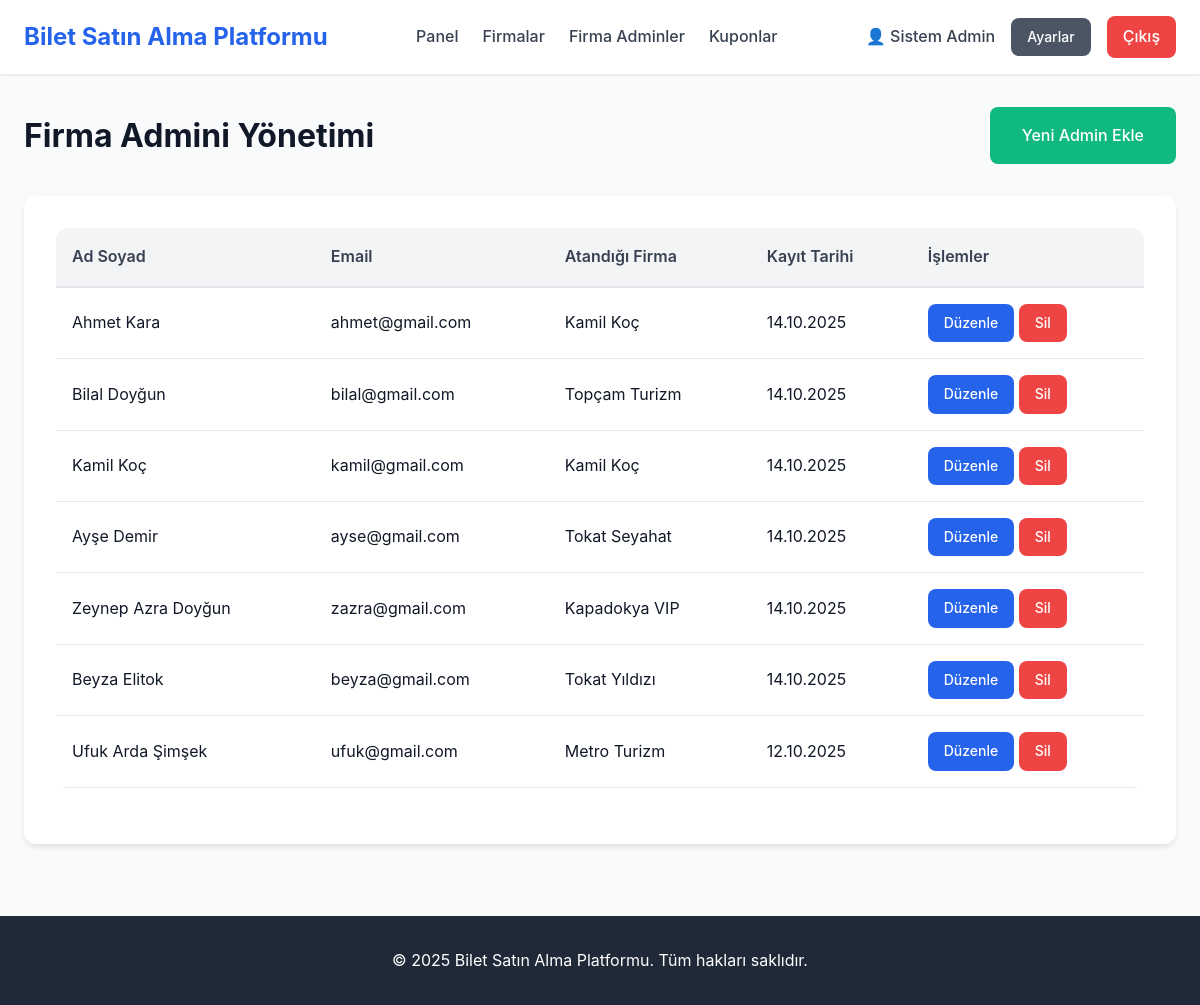
/admin/company-admins (signed in), run on the app's committed database.
### tables this page shows
CREATE TABLE User (
    id TEXT PRIMARY KEY,                    -- UUID
    full_name TEXT NOT NULL,                -- Tam ad
    email TEXT NOT NULL UNIQUE,             -- Email (benzersiz)
    role TEXT NOT NULL CHECK(role IN ('user','company','admin')),  -- Kullanıcı rolü
    password TEXT NOT NULL,                 -- Hash'lenmiş şifre
    company_id TEXT NULL,                   -- Firma ID (company rolü için)
    balance INTEGER DEFAULT 800,            -- Sanal kredi bakiyesi
    created_at TIMESTAMP DEFAULT CURRENT_TIMESTAMP,
    FOREIGN KEY (company_id) REFERENCES Bus_Company(id) ON DELETE SET NULL
);

CREATE TABLE Bus_Company (
    id TEXT PRIMARY KEY,                    -- UUID
    name TEXT NOT NULL UNIQUE,              -- Firma adı (benzersiz)
    logo_path TEXT,                         -- Logo dosya yolu
    created_at TIMESTAMP DEFAULT CURRENT_TIMESTAMP
);

### pages/admin/company-admins.php (called while the page is built, shortened)
<?php
$db = Database::getInstance();
$sql = "SELECT
            u.id,
            u.full_name,
            u.email,
            u.created_at,
            bc.name as company_name
        FROM User u
        LEFT JOIN Bus_Company bc ON u.company_id = bc.id
        WHERE u.role = ?
        ORDER BY u.created_at DESC";
$companyAdmins = $db->fetchAll($sql, [ROLE_COMPANY]);
require_once INCLUDES_PATH . '/header.php';
require_once VIEWS_PATH . '/admin/company-admins.view.php';
require_once INCLUDES_PATH . '/footer.php';

### public/index.php (called while the page is built, shortened)
<?php
require_once __DIR__ . '/../router.php';

### classes/Database.php (called while the page is built, shortened)
<?php
class Database {
    private $pdo;
    private static $instance = null;
    private function __construct() {
        $this->pdo = getDBConnection();
    }
    public static function getInstance() {
        if (self::$instance === null) {
            self::$instance = new self();
        }
        return self::$instance;
    }
    public function fetchAll($sql, $params = []) {
        try {
            $stmt = $this->pdo->prepare($sql);
            $stmt->execute($params);
            return $stmt->fetchAll(PDO::FETCH_ASSOC);
        } catch (PDOException $e) {
            error_log("Database Error (fetchAll): " . $e->getMessage());
            error_log("SQL: " . $sql);
            return [];
        }
    }
}

### config/database.php (called while the page is built, shortened)
<?php
function getDBConnection() {
    try {
        $pdo = new PDO('sqlite:' . DB_PATH);
        $pdo->setAttribute(PDO::ATTR_ERRMODE, PDO::ERRMODE_EXCEPTION);
        $pdo->exec('PRAGMA foreign_keys = ON');
        $pdo->setAttribute(PDO::FETCH_ASSOC, true);
        return $pdo;
    } catch (PDOException $e) {
        error_log("Veritabanı bağlantı hatası: " . $e->getMessage());
        if (ENVIRONMENT !== 'development') {
            die("Sistemde bir sorun oluştu. Lütfen daha sonra tekrar deneyin.");
        } else {
            die("Veritabanı bağlantı hatası: " . $e->getMessage());
        }
    }
}

### views/admin/company-admins.view.php (the view, shortened to what this page needs)
<div class="container mt-4">
    <div class="d-flex justify-content-between align-items-center mb-4">
        <h1>Firma Admini Yönetimi</h1>
        <a href="/admin/company-admins/add" class="btn btn-success">Yeni Admin Ekle</a>
    </div>
    <div class="card">
        <div class="card-body">
            <?php if (empty($companyAdmins)): ?>
                <div class="alert alert-info">Sistemde kayıtlı firma admini bulunmamaktadır.</div>
            <?php else: ?>
                <div class="table-container">
                    <table>
                        <thead>
                            <tr>
                                <th>Ad Soyad</th>
                                <th>Email</th>
                                <th>Atandığı Firma</th>
                                <th>Kayıt Tarihi</th>
                                <th>İşlemler</th>
                            </tr>
                        </thead>
                        <tbody>
                            <?php foreach ($companyAdmins as $admin): ?>
                                <tr>
                                    <td><?= htmlspecialchars($admin['full_name']) ?></td>
                                    <td><?= htmlspecialchars($admin['email']) ?></td>
                                    <td>
                                        <?php if ($admin['company_name']): ?>
                                            <?= htmlspecialchars($admin['company_name']) ?>
                                        <?php else: ?>
                                            <span class="badge badge-warning">Atanmamış</span>
                                        <?php endif; ?>
                                    </td>
                                    <td><?= date(DATE_FORMAT, strtotime($admin['created_at'])) ?></td>
                                    <td>
                                        <a href="/admin/company-admins/edit?id=<?= $admin['id'] ?>" class="btn btn-primary btn-sm">Düzenle</a>
                                        <a href="/admin/company-admins/delete?id=<?= $admin['id'] ?>" class="btn btn-danger btn-sm" onclick="return confirm('Bu kullanıcıyı silmek istediğinizden emin misiniz?')">Sil</a>
                                    </td>
                                </tr>
                            <?php endforeach; ?>
                        </tbody>
                    </table>
                </div>
            <?php endif; ?>
        </div>
    </div>
</div>

### public/assets/css/style.css (style rules this page uses)
* { margin: 0; padding: 0; box-sizing: border-box; }
:root { --primary-color: #2563eb; --primary-hover: #1d4ed8; --secondary-color: #64748b; --success-color: #10b981; --danger-color: #ef4444; --warning-color: #f59e0b; --info-color: #3b82f6; --gray-50: #f9fafb; --gray-100: #f3f4f6; --gray-200: #e5e7eb; --gray-300: #d1d5db; --gray-400: #9ca3af; --gray-500: #6b7280; --gray-600: #4b5563; --gray-700: #374151; --gray-800: #1f2937; --gray-900: #111827; --spacing-xs: 0.25rem; --spacing-sm: 0.5rem; --spacing-md: 1rem; --spacing-lg: 1.5rem; --spacing-xl: 2rem; --spacing-2xl: 3rem; --radius-sm: 0.25rem; --radius-md: 0.5rem; --radius-lg: 0.75rem; --radius-xl: 1rem; --shadow-sm: 0 1px 2px 0 rgba(0, 0, 0, 0.05); --shadow-md: 0 4px 6px -1px rgba(0, 0, 0, 0.1); --shadow-lg: 0 10px 15px -3px rgba(0, 0, 0, 0.1); --shadow-xl: 0 20px 25px -5px rgba(0, 0, 0, 0.1); }
body { font-family: -apple-system, BlinkMacSystemFont, 'Segoe UI', Roboto, 'Helvetica Neue', Arial, sans-serif; font-size: 16px; line-height: 1.6; color: var(--gray-900); background-color: var(--gray-50); min-height: 100vh; display: flex; flex-direction: column; }
.container { width: 100%; max-width: 1200px; margin: 0 auto; padding: 0 var(--spacing-lg); }
.btn { display: inline-block; padding: var(--spacing-md) var(--spacing-xl); border: none; border-radius: var(--radius-md); font-size: 1rem; font-weight: 500; text-align: center; text-decoration: none; cursor: pointer; transition: all 0.2s; }
.btn-primary { background-color: var(--primary-color); color: white; }
.btn-success { background-color: var(--success-color); color: white; }
.btn-danger { background-color: var(--danger-color); color: white; }
.btn-sm { padding: var(--spacing-sm) var(--spacing-md); font-size: 0.875rem; }
.card { background: white; border-radius: var(--radius-lg); box-shadow: var(--shadow-md); padding: var(--spacing-xl); margin-bottom: var(--spacing-lg); }
.card-body { margin-bottom: var(--spacing-lg); }
.table-container { overflow-x: auto; margin-bottom: var(--spacing-lg); }
table { width: 100%; border-collapse: collapse; background: white; border-radius: var(--radius-lg); overflow: hidden; }
thead { background-color: var(--gray-100); }
th { padding: var(--spacing-md); text-align: left; font-weight: 600; color: var(--gray-700); border-bottom: 2px solid var(--gray-200); }
td { padding: var(--spacing-md); border-bottom: 1px solid var(--gray-200); }
.mt-4 { margin-top: var(--spacing-xl); }
.mb-4 { margin-bottom: var(--spacing-xl); }

### views/admin/company-admins.view.php (style rules this page uses)
.d-flex { display: flex; }
.justify-content-between { justify-content: space-between; }
.align-items-center { align-items: center; }

### data on the page
user: full_name "Ahmet Kara", email "ahmet@gmail.com", company.name "Kamil Koç", created_at "14.10.2025"
user: full_name "Bilal Doyğun", email "bilal@gmail.com", company.name "Topçam Turizm", created_at "14.10.2025"
user: full_name "Kamil Koç", email "kamil@gmail.com", company.name "Kamil Koç", created_at "14.10.2025"
user: full_name "Ayşe Demir", email "ayse@gmail.com", company.name "Tokat Seyahat", created_at "14.10.2025"
user: full_name "Zeynep Azra Doyğun", email "zazra@gmail.com", company.name "Kapadokya VIP", created_at "14.10.2025"
user: full_name "Beyza Elitok", email "beyza@gmail.com", company.name "Tokat Yıldızı", created_at "14.10.2025"
user: full_name "Ufuk Arda Şimşek", email "ufuk@gmail.com", company.name "Metro Turizm", created_at "12.10.2025"

### other printed values
SITE_NAME "Bilet Satın Alma Platformu"
$currentUser['name'] "Sistem Admin"
